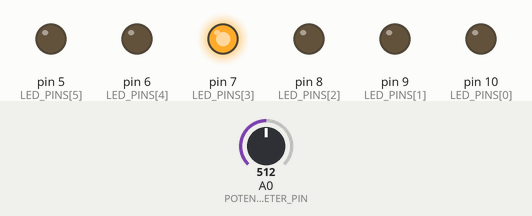
This sketch was run on a simulated Arduino Uno, built with avr-gcc and run on an emulated ATmega328P. Shown: output pins drawn as LEDs (lit = HIGH). The test bench sets the inputs (shaded band); at power-on: A0 (POTENTIOMETER_PIN) = 512.

Above: at 1.2 s.
1.3 s: A0 (POTENTIOMETER_PIN) set to 668
2.8 s: A0 (POTENTIOMETER_PIN) set to 694
At 3.7 s:
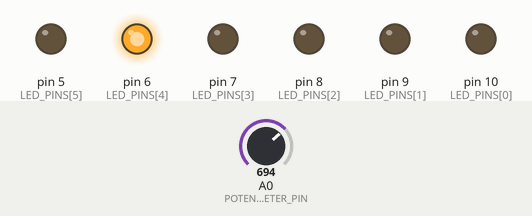
4.3 s: A0 (POTENTIOMETER_PIN) set to 842
5.8 s: A0 (POTENTIOMETER_PIN) set to 860
At 6.3 s:
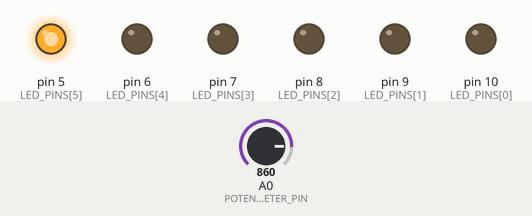
7.3 s: A0 (POTENTIOMETER_PIN) set to 1001
8.8 s: A0 (POTENTIOMETER_PIN) set to 1020
At 10.2 s:
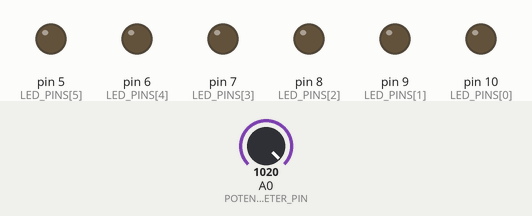
Timing chart, 0 to 11.3 s (numbered marks = the images above; inputs shaded):
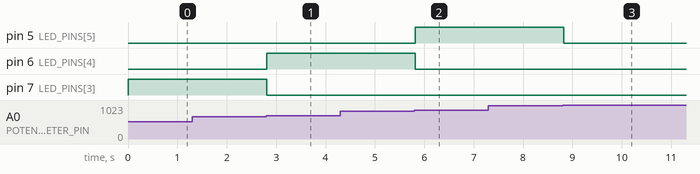

Measured:
- the behaviour switches between 679 and 680 on A0 (POTENTIOMETER_PIN) (found by bisection; images 0 and 1)
- the behaviour switches between 849 and 850 on A0 (POTENTIOMETER_PIN) (found by bisection; images 1 and 2)
- the behaviour switches between 1019 and 1020 on A0 (POTENTIOMETER_PIN) (found by bisection; images 2 and 3)
- after the input at 1.3 s, every drawn part: stays the same
- after the input at 2.8 s, pin 6 (LED_PINS[4]): LOW → HIGH at once; pin 7 (LED_PINS[3]): HIGH → LOW at once
- after the input at 4.3 s, every drawn part: stays the same
- after the input at 5.8 s, pin 5 (LED_PINS[5]): LOW → HIGH at once; pin 6 (LED_PINS[4]): HIGH → LOW at once
- after the input at 7.3 s, every drawn part: stays the same
- after the input at 8.8 s, pin 5 (LED_PINS[5]): HIGH → LOW at once

The sketch:

Opdracht_4.ino
```cpp
const int ledAmount = 6; // Aantal LEDs
const int POTENTIOMETER_PIN = A0; // Pin voor de potentiometer

// Array met pin nummers voor de LEDs
const int LED_PINS[ledAmount] = {10, 9, 8, 7, 6, 5};

void setup() {
  // Configureer alle LED pinnen als output
  for (int i = 0; i < ledAmount; ++i) {
    pinMode(LED_PINS[i], OUTPUT);
  }
}

void loop() {
  updateLEDs();
  delay(50); // Voeg een kleine vertraging toe om snel knipperen te voorkomen
}

/**
 * Deze methode leest de huidige waarde van de potentiometer,
 * bepaalt welke LED moet worden ingeschakeld op basis van deze waarde,
 * en werkt de LEDs dienovereenkomstig bij. Slechts één LED wordt
 * tegelijk ingeschakeld.
 */
void updateLEDs() {
  int potentiometerValue = analogRead(POTENTIOMETER_PIN); // Lees de waarde van de potentiometer
  int segmentSize = 1024 / ledAmount; // Bereken de grootte van elk segment
  int ledIndex = potentiometerValue / segmentSize; // Bepaal welke LED moet worden ingeschakeld

  // Schakel de geselecteerde LED in en schakel de andere uit
  for (int i = 0; i < ledAmount; i++) {
    digitalWrite(LED_PINS[i], i == ledIndex ? HIGH : LOW);
  }
}
```
